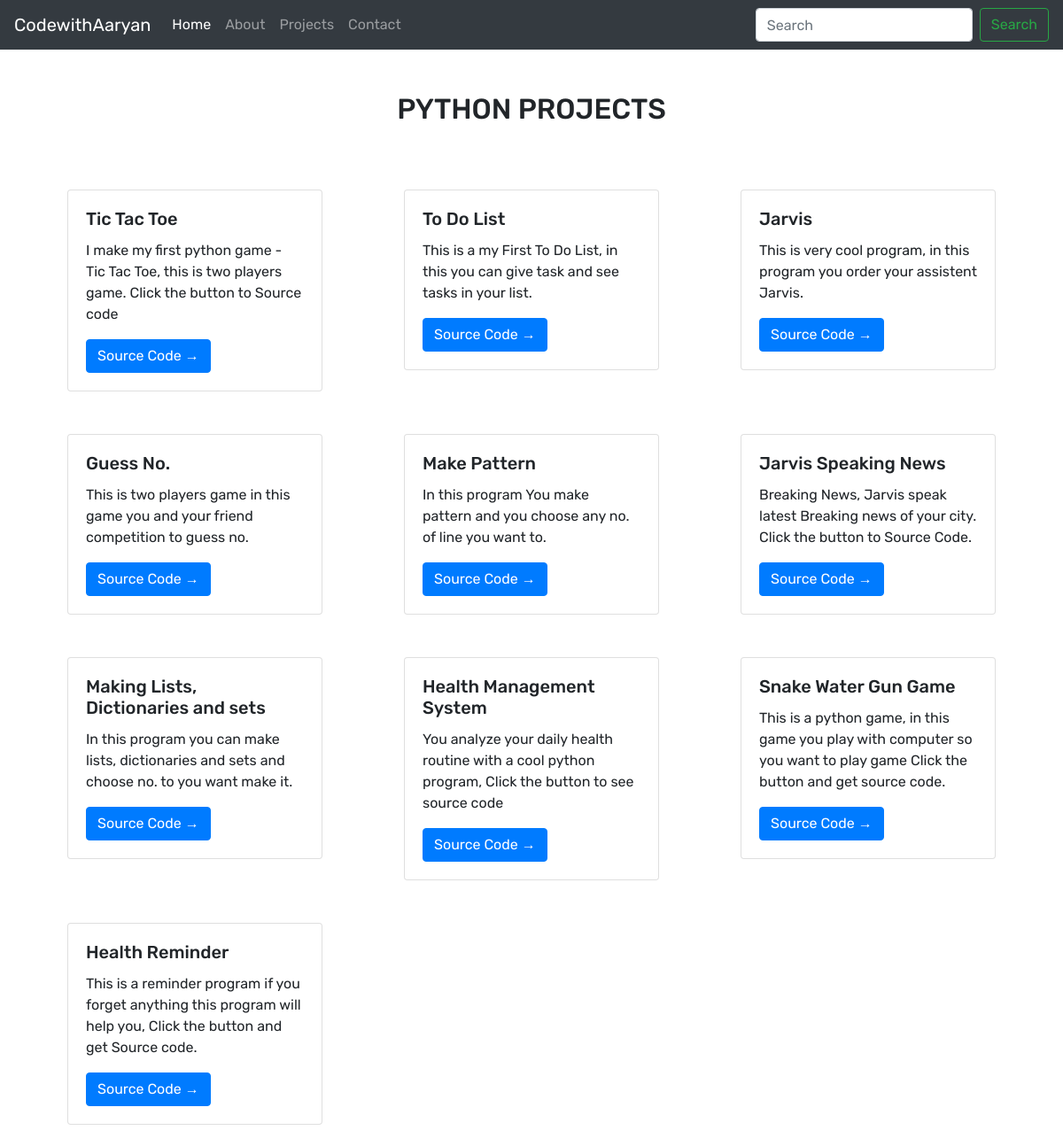
Screenshot of /pythonpage with the database file from the repository.
### app/models.py (models this page shows, shortened)
class Pythondata(models.Model):
    code_id = models.AutoField(primary_key=True)
    title = models.TextField(max_length=70)
    subtitle = models.TextField(max_length=150)
    desc = models.TextField(max_length=99999)
    image = models.ImageField(upload_to="media/images", default="")
    code = models.TextField(max_length=999999999, default="")

### app/views.py (the view)
# urls.py: path("pythonpage", views.pythonpage, name="python-projects"),
def pythonpage(request):
    pythondata = Pythondata.objects.all()
    return render(request, 'python-projects.html',{'code':pythondata})

### templates/python-projects.html (shortened to what this page needs)
{% extends 'base.html' %}
{% block body %}
  <div class="container">
    <div class="heading mt-5 text-center">
      <h2>PYTHON PROJECTS</h2>
    </div>
  </div>
  <div class="container mt-5">
    <div class="row">
  {% for code in code %}
      <div class="col-lg-4 col-md-6 section-code my-4">
        <div class="card mx-auto" style="width: 18rem;">
          <div class="card-body">
            <h5 class="card-title">{{code.title}}</h5>
            <p class="card-text">{{code.subtitle}}</p>
            <a href="python_cheatsheet/{{code.code_id}}" class="btn btn-primary">Source Code &rarr;</a>
          </div>
        </div>
      </div>
      {% endfor %}
</div>
  </div>
{% endblock body %}

### rows the page displays
Pythondata: title "Tic Tac Toe", subtitle "I make my first python game - Tic Tac Toe, this is two players game. Click the button to Source code"
Pythondata: title "To Do List", subtitle "This is a my First To Do List, in this you can give task and see tasks in your list."
Pythondata: title "Jarvis", subtitle "This is very cool program, in this program you order your assistent Jarvis."
Pythondata: title "Guess No.", subtitle "This is two players game in this game you and your friend competition to guess no."
Pythondata: title "Make Pattern", subtitle "In this program You make pattern and you choose any no. of line you want to."
Pythondata: title "Jarvis Speaking News", subtitle "Breaking News, Jarvis speak latest Breaking news of your city. Click the button to Source Code."
Pythondata: title "Making Lists, Dictionaries and sets", subtitle "In this program you can make lists, dictionaries and sets and choose no. to you want make it."
Pythondata: title "Health Management System", subtitle "You analyze your daily health routine with a cool python program, Click the button to see source code"
Pythondata: title "Snake Water Gun Game", subtitle "This is a python game, in this game you play with computer so you want to play game Click the button and get source code."
Pythondata: title "Health Reminder", subtitle "This is a reminder program if you forget anything this program will help you, Click the button and get Source code."
